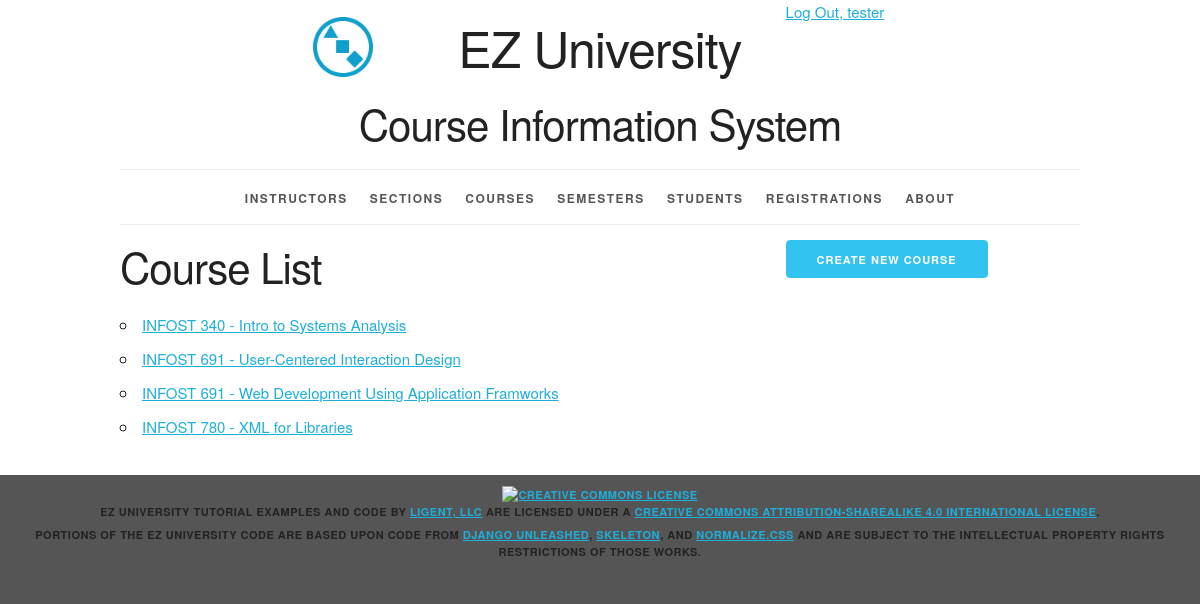
Page /course/ (signed in) on the committed database.
### courseInfo/models.py (models this page shows, shortened)
class Course(models.Model):
    course_id = models.AutoField(primary_key=True)
    course_number = models.CharField(max_length=20)
    course_name = models.CharField(max_length=225)
    def __str__(self):
        return '%s - %s' % (self.course_number, self.course_name)
    def get_absolute_url(self):
        return reverse('courseInfo_course_detail_urlpattern',
                       kwargs={'pk': self.pk})
    class Meta:
        ordering = ['course_number', 'course_name']
        unique_together = (('course_number', 'course_name'),)

### courseInfo/views.py (the view)
class CourseList(LoginRequiredMixin, PermissionRequiredMixin, ListView):
    model = Course
    permission_required = 'courseInfo.view_course'

### courseInfo/templates/courseInfo/course_list.html (shortened to what this page needs)
{% extends 'courseInfo/base.html' %}
{% block create_button %}
    {% if perms.courseInfo.add_course %}
    <a
        href="{% url 'courseInfo_course_create_urlpattern'  %}"
        class="button button-primary">
      Create New Course</a>
    {% endif %}
{% endblock %}
{% block org_content %}
  <h2>Course List</h2>
  <ul>
    {% for course in course_list %}
      <li>
        <a href="{{ course.get_absolute_url }}">
          {{ course }}</a>
      </li>
    {% empty %}
      <li><em>There are currently no courses available.</em></li>
    {% endfor %}
  </ul>
{% endblock %}

### courseInfo/templates/courseInfo/base.html (shortened to what this page needs)
{% load staticfiles %}
<!DOCTYPE html>
<html lang="en">
<head>
    <link rel="stylesheet" type="text/css"
          href="{% static 'courseInfo/normalize.css' %}">
    <link rel="stylesheet" type="text/css"
          href="{% static 'courseInfo/skeleton.css' %}">
    <link rel="stylesheet" type="text/css"
          href="{% static 'courseInfo/style.css' %}">
</head>
<body>
<div class="container">
    <div class="status row">
        <div class="offset-by-eight four columns">
            <ul class="inline">
                {% if user.is_authenticated %}
                    <li><a href="{% url 'logout_urlpattern' %}">
                        Log Out, {{ user.get_username }}</a></li>
                {% else %}
                    <li><a href="{% url 'login_urlpattern' %}">
                        Log In</a></li>
                {% endif %}
            </ul>
        </div>
    </div>
    <header class="row">
        <div class="offset-by-one ten columns">
            <h1 class="logo">EZ University</h1>
            <h2>Course Information System</h2>
        </div>
    </header>
    <nav>
        <ul>
            {% if perms.courseInfo.view_instructor %}
                <li>
                    <a href="{% url 'courseInfo_instructor_list_urlpattern' %}">
                        Instructors</a></li>
            {% endif %}
            {% if perms.courseInfo.view_section %}
                <li>
                    <a href="{% url 'courseInfo_section_list_urlpattern' %}">
                        Sections</a></li>
            {% endif %}
            {% if perms.courseInfo.view_course %}
                <li>
                    <a href="{% url 'courseInfo_course_list_urlpattern' %}">
                        Courses</a></li>
            {% endif %}
            {% if perms.courseInfo.view_semester %}
                <li>
                    <a href="{% url 'courseInfo_semester_list_urlpattern' %}">
                        Semesters</a></li>
            {% endif %}
            {% if perms.courseInfo.view_student %}
                <li>
                    <a href="{% url 'courseInfo_student_list_urlpattern' %}">
                        Students</a></li>
            {% endif %}
            {% if perms.courseInfo.view_registration %}
                <li>
                    <a href="{% url 'courseInfo_registration_list_urlpattern' %}">
                        Registrations</a></li>
            {% endif %}
            <li>
                <a href="{% url 'about_urlpattern' %}">
                    About</a></li>
        </ul>
    </nav>
    <main>
        {% block content %}
            <div class="row">
                <section class="eight columns">
                    {% block org_content %}{% endblock %}
                </section>
                <section class="desktop four columns">
                    {% block create_button %}{% endblock %}
                </section>
            </div>
        {% endblock %}
    </main>
</div>
<footer>
    <p>
        <a rel="license" href="http://creativecommons.org/licenses/by-sa/4.0/">
            <img alt="Creative Commons License" style="border-width:0"
                 src="https://i.creativecommons.org/l/by-sa/4.0/88x31.png"/>
        </a><br/><span property="dct:title">EZ University Tutorial Examples and Code</span>
        by
        <a href="https://www.ligent.net" property="cc:attributionName"
           rel="cc:attributionURL">Ligent, LLC</a> are licensed under a
        <a rel="license" href="http://creativecommons.org/licenses/by-sa/4.0/">Creative Commons Attribution-ShareAlike
            4.0 International License</a>.
    </p>
    <p>Portions of the EZ University code are based upon code from
        <a href="https://django-unleashed.com">Django Unleashed</a>,
        <a href="http://getskeleton.com/">Skeleton</a>, and
        <a href="https://necolas.github.io/normalize.css/">Normalize.css</a> and
        are subject to the intellectual property rights restrictions of those works.
    </p>
</footer>
</body>
</html>

### courseInfo/static/courseInfo/skeleton.css (style rules this page uses)
.container { position: relative; width: 100%; max-width: 960px; margin: 0 auto; padding: 0 20px; box-sizing: border-box; }
.column, .columns { width: 100%; float: left; box-sizing: border-box; }
@media (min-width: 400px) { .container { width: 85%; padding: 0; } }
@media (min-width: 550px) { .container { width: 80%; } }
@media (min-width: 550px) { .column, .columns { margin-left: 4%; } }
@media (min-width: 550px) { .column:first-child, .columns:first-child { margin-left: 0; } }
@media (min-width: 550px) { .four.columns { width: 30.6666666667%; } }
@media (min-width: 550px) { .eight.columns { width: 65.3333333333%; } }
@media (min-width: 550px) { .ten.columns { width: 82.6666666667%; } }
@media (min-width: 550px) { .offset-by-one.column, .offset-by-one.columns { margin-left: 8.66666666667%; } }
@media (min-width: 550px) { .offset-by-eight.column, .offset-by-eight.columns { margin-left: 69.3333333333%; } }
html { font-size: 62.5%; }
body { font-size: 1.5em; line-height: 1.6; font-weight: 400; font-family: "Raleway", "HelveticaNeue", "Helvetica Neue", Helvetica, Arial, sans-serif; color: #222; }
h1, h2, h3, h4, h5, h6 { margin-top: 0; margin-bottom: 2rem; font-weight: 300; }
h1 { font-size: 4.0rem; line-height: 1.2; letter-spacing: -.1rem; }
h2 { font-size: 3.6rem; line-height: 1.25; letter-spacing: -.1rem; }
@media (min-width: 550px) { h1 { font-size: 5.0rem; } }
@media (min-width: 550px) { h2 { font-size: 4.2rem; } }
p { margin-top: 0; }
a { color: #1EAEDB; }
.button, button, input[type="submit"], input[type="reset"], input[type="button"] { display: inline-block; height: 38px; padding: 0 30px; color: #555; text-align: center; font-size: 11px; font-weight: 600; line-height: 38px; letter-spacing: .1rem; text-transform: uppercase; text-decoration: none; white-space: nowrap; background-color: transparent; border-radius: 4px; border: 1px solid #bbb; cursor: pointer; box-sizing: border-box; }
.button.button-primary, button.button-primary, input[type="submit"].button-primary, input[type="reset"].button-primary, input[type="button"].button-primary { color: #FFF; background-color: #33C3F0; border-color: #33C3F0; }
ul { list-style: circle inside; }
ol, ul { padding-left: 0; margin-top: 0; }
li { margin-bottom: 1rem; }
button, .button { margin-bottom: 1rem; }
pre, blockquote, dl, figure, table, p, ul, ol, form { margin-bottom: 2.5rem; }
.container:after, .row:after, .u-cf { content: ""; display: table; clear: both; }

### courseInfo/static/courseInfo/style.css (style rules this page uses)
.desktop { display: none; }
@media (min-width: 550px) { .desktop { display: block; } }
html { height: 100%; background-color: #555; }
body { background-color: white; }
body>div>header { text-align: center;; }
header h1 { display: inline-block; font-weight: normal; font-style: normal; width: 100%; margin-top: 0; padding-top: 0; }
.logo { padding-top: 50px; background-image: url("/static/courseInfo/logo.png"); background-size: 50px; background-repeat: no-repeat; background-position: top; }
@media (min-width: 750px) { .logo { padding-top: 0; background-size: contain; background-position: 0% 0%; } }
@media (min-width: 1000px) { .logo { background-position: 10% 0%; } }
@media (min-width: 1200px) { .logo { background-position: 15% 0%; } }
nav { border-top: 1px solid #eee; width: 100%; border-bottom: 1px solid #eee; margin: 0 0 1em; padding: 0; }
nav ul { margin: 0; padding: 1em 0; list-style-type: none; text-align: center; }
nav ul li { display: inline; padding: 0; margin: 0 0.25em; font-weight: 600; text-transform: uppercase; text-align: center; font-size: 1rem; letter-spacing: .10rem; }
@media (min-width: 400px) { nav ul li { letter-spacing: .15rem; font-size: 1.2rem; margin: 0 0.5em; } }
@media (min-width: 550px) { nav ul li { margin: 0 0.75em; } }
nav ul li a { color: #555; text-decoration: none; background-color: transparent; cursor: pointer; }
.inline { list-style-type: none; padding: 0; margin: 0 0 -0.5em; }
.inline li { display: inline; }
body>footer { width: 100%; background-color: #555; font-size: 1.1rem; letter-spacing: .05rem; font-weight: 600; text-transform: uppercase; text-align: center; padding: 1em 0; margin: 1em 0; }
body>footer p { margin-bottom: 0.5rem; }

### rows in the picture
Course: course_number+course_name "INFOST 340 - Intro to Systems Analysis"
Course: course_number+course_name "INFOST 691 - User-Centered Interaction Design"
Course: course_number+course_name "INFOST 691 - Web Development Using Application Framworks"
Course: course_number+course_name "INFOST 780 - XML for Libraries"

### other values in the picture
{{ user.get_username }} "tester"
